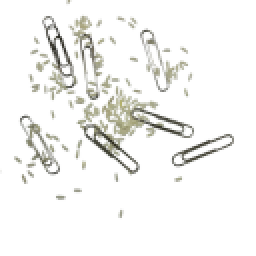
#> input picture muestras-procesadas/positivo2.png, 128 x 128 px, found by its file name (shown 2 times larger)
$ python ver_matrices.py
#> lines starting #> are read from the running program, lines starting #| are printed output that depends on the picture; after the words box and inside, x2 and y2 are one past the last pixel; in counts of white or black regions, pixels touching at a corner belong together
import numpy as np
from PIL import Image
import matplotlib.pyplot as plt

ruta = r"C:\Users\Valery Carranza\Desktop\IA en IE\proyecto1\muestras-procesadas\positivo2.png"
UMBRAL = 128

img = Image.open(ruta).convert("L")
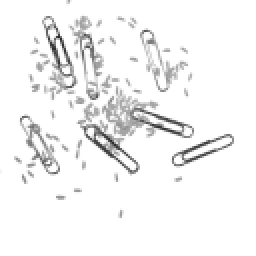
#> img: PIL image 128x128 L (shown 2 times larger); min 39, max 255, mean 243.3
arr = np.array(img)
binario = (arr >= UMBRAL).astype(int)
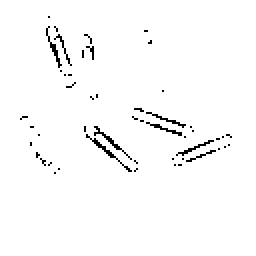
#> binario: shape (128, 128) int64 (shown 2 times larger); values 0 (black) and 1 (white), 98% white; black in thin lines or dots, all inside (x1, y1, x2, y2) = (10, 8, 116, 87)

# Visualización como imagen
plt.figure(figsize=(6, 6))
plt.imshow(binario, cmap="gray", vmin=0, vmax=1)
plt.title("Matriz binaria - positivo2.png")
plt.axis("off")
plt.tight_layout()
plt.savefig("matriz_visual.png", dpi=150)
plt.show()

print("Imagen guardada como matriz_visual.png")

$ run again, with muestras-procesadas/positivo10.png copied over muestras-procesadas/positivo2.png
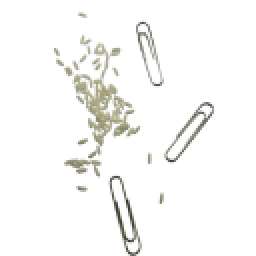
#> input picture muestras-procesadas/positivo10.png, 128 x 128 px, found by its file name (shown 2 times larger)
#> `img = Image.open(ruta).convert("L")`:
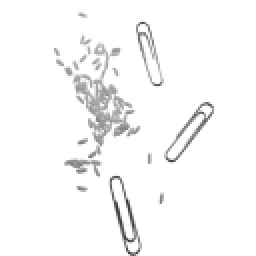
#> img: PIL image 128x128 L (shown 2 times larger); min 48, max 255, mean 247.8
#> `binario = (arr >= UMBRAL).astype(int)`:
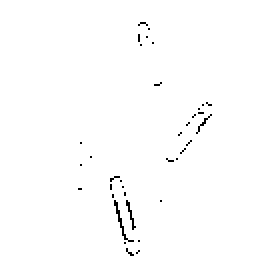
#> binario: shape (128, 128) int64 (shown 2 times larger); values 0 (black) and 1 (white), 99.2% white; black in thin lines or dots, all inside (x1, y1, x2, y2) = (39, 11, 106, 128)

$ run again, with muestras-procesadas/positivo11.png copied over muestras-procesadas/positivo2.png
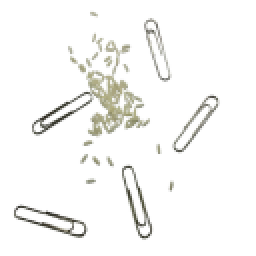
#> input picture muestras-procesadas/positivo11.png, 128 x 128 px, found by its file name (shown 2 times larger)
#> `img = Image.open(ruta).convert("L")`:
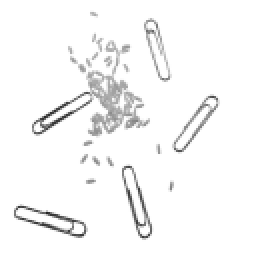
#> img: PIL image 128x128 L (shown 2 times larger); min 36, max 255, mean 246.5
#> `binario = (arr >= UMBRAL).astype(int)`:
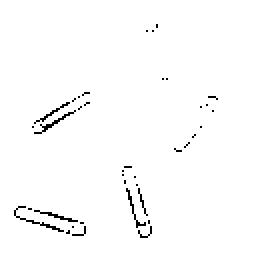
#> binario: shape (128, 128) int64 (shown 2 times larger); values 0 (black) and 1 (white), 98.4% white; black in thin lines or dots, all inside (x1, y1, x2, y2) = (7, 12, 109, 119)
